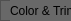
  <widget class="QFrame" name="frame_54">
   <property name="geometry">
    <rect>
     <x>20</x>
     <y>480</y>
     <width>71</width>
     <height>21</height>
    </rect>
   </property>
   <property name="minimumSize">
    <size>
     <width>71</width>
     <height>21</height>
    </size>
   </property>
   <property name="maximumSize">
    <size>
     <width>71</width>
     <height>21</height>
    </size>
   </property>
   <property name="styleSheet">
    <string notr="true">background-color: #686868;</string>
   </property>
   <property name="frameShape">
    <enum>QFrame::StyledPanel</enum>
   </property>
   <property name="frameShadow">
    <enum>QFrame::Raised</enum>
   </property>
   <widget class="QLabel" name="label_83">
    <property name="geometry">
     <rect>
      <x>10</x>
      <y>0</y>
      <width>61</width>
      <height>21</height>
     </rect>
    </property>
    <property name="minimumSize">
     <size>
      <width>61</width>
      <height>21</height>
     </size>
    </property>
    <property name="maximumSize">
     <size>
      <width>61</width>
      <height>21</height>
     </size>
    </property>
    <property name="text">
     <string>Frame Style</string>
    </property>
   </widget>
   <widget class="QFrame" name="frame_55">
    <property name="geometry">
     <rect>
      <x>0</x>
      <y>0</y>
      <width>71</width>
      <height>21</height>
     </rect>
    </property>
    <property name="minimumSize">
     <size>
      <width>71</width>
      <height>21</height>
     </size>
    </property>
    <property name="maximumSize">
     <size>
      <width>71</width>
      <height>21</height>
     </size>
    </property>
    <property name="styleSheet">
     <string notr="true">background-color: #686868;</string>
    </property>
    <property name="frameShape">
     <enum>QFrame::StyledPanel</enum>
    </property>
    <property name="frameShadow">
     <enum>QFrame::Raised</enum>
    </property>
    <widget class="QLabel" name="label_84">
     <property name="geometry">
      <rect>
       <x>10</x>
       <y>0</y>
       <width>61</width>
       <height>21</height>
      </rect>
     </property>
     <property name="minimumSize">
      <size>
       <width>61</width>
       <height>21</height>
      </size>
     </property>
     <property name="maximumSize">
      <size>
       <width>61</width>
       <height>21</height>
      </size>
     </property>
     <property name="text">
      <string>Color &amp; Trim</string>
     </property>
    </widget>
   </widget>
   <widget class="QLineEdit" name="lineEdit_38">
    <property name="geometry">
     <rect>
      <x>80</x>
      <y>0</y>
      <width>171</width>
      <height>21</height>
     </rect>
    </property>
    <property name="minimumSize">
     <size>
      <width>171</width>
      <height>21</height>
     </size>
    </property>
    <property name="maximumSize">
     <size>
      <width>171</width>
      <height>21</height>
     </size>
    </property>
    <property name="styleSheet">
     <string notr="true">border: 1px solid #686868;</string>
    </property>
   </widget>
  </widget>
